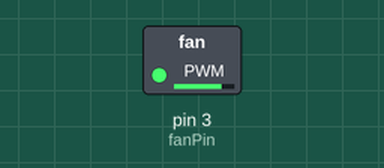
This sketch was run on a simulated Arduino Uno, built with avr-gcc and run on an emulated ATmega328P. Parts: switched loads named in the sketch (green lamp = pin HIGH).

Above: at 0.1 s.
Timing chart, 0 to 1.6 s (numbered marks = the images above):
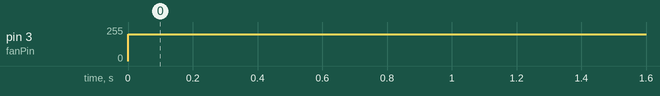

Measured:
- by itself, pin 3 (fanPin): 0/255 → 200/255 at 0.00 s

The sketch:

Luefter.ino
```cpp
// Belegung am Demonstrator
// Schwarz: Masse
// Gelb: 5V
// Rot: PWM an Pin 3

const int fanPin = 3;

void setup() {
  pinMode(fanPin, OUTPUT);
}

void loop() {
  analogWrite(fanPin, 200);
}
```
